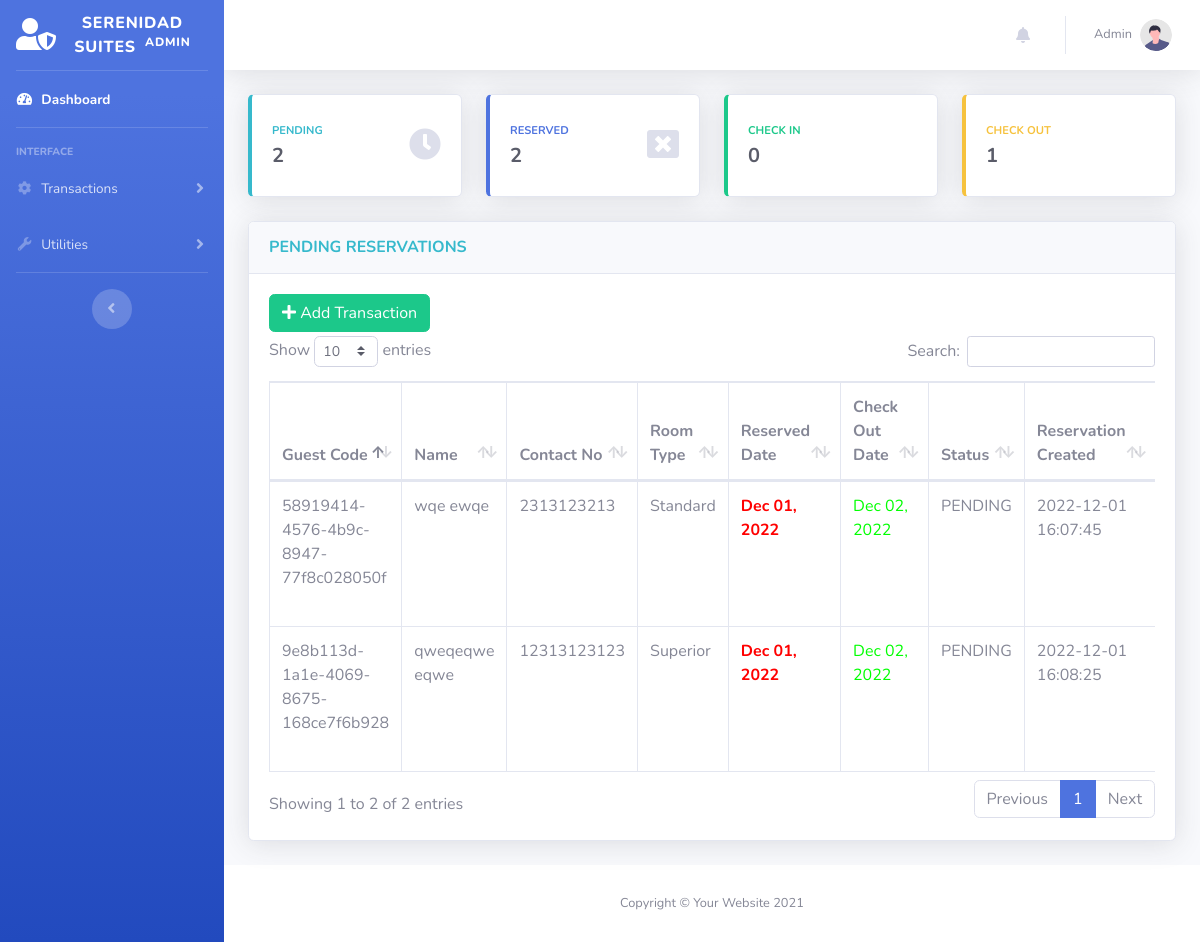
Before: /admin/index.php (signed in) with the older database file.
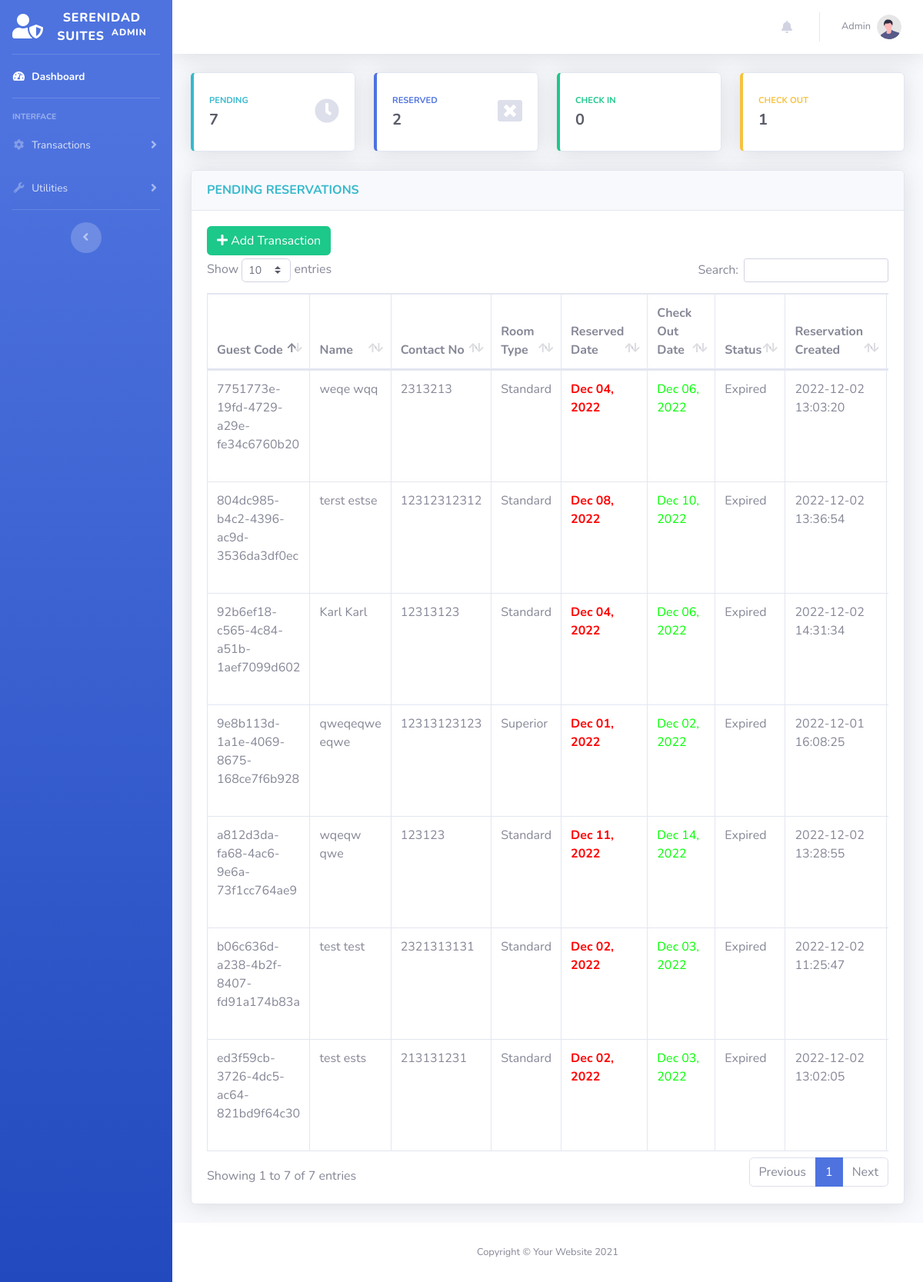
After: the same page with the newer database file.
### tables this page shows
CREATE TABLE `transactions` (
  `id` int(11) NOT NULL,
  `guest_id` int(11) NOT NULL,
  `room_id` int(11) NOT NULL,
  `room_no` int(11) DEFAULT NULL,
  `extra_bed` tinyint(4) NOT NULL DEFAULT '0',
  `status` varchar(50) DEFAULT NULL,
  `days` int(11) DEFAULT NULL,
  `checkin` varchar(50) DEFAULT NULL,
  `checkin_time` varchar(50) DEFAULT NULL,
  `checkout` varchar(50) DEFAULT NULL,
  `checkout_time` varchar(50) DEFAULT NULL,
  `bill` varchar(50) DEFAULT NULL,
  `balance` int(11) NOT NULL DEFAULT '0',
  `payment` int(11) NOT NULL DEFAULT '0',
  `is_payment_full` tinyint(4) NOT NULL DEFAULT '0',
  `payment_at` datetime DEFAULT NULL,
  `valid_until` varchar(50) DEFAULT NULL,
  `is_unread` tinyint(1) NOT NULL DEFAULT '1',
  `created_at` datetime DEFAULT NULL,
  `updated_at` datetime DEFAULT NULL
);

CREATE TABLE `guest` (
  `id` int(11) NOT NULL,
  `uuid` varchar(255) DEFAULT NULL,
  `firstname` varchar(50) NOT NULL,
  `middlename` varchar(30) NOT NULL,
  `lastname` varchar(40) NOT NULL,
  `address` varchar(191) DEFAULT NULL,
  `contactno` varchar(20) NOT NULL,
  `created_at` datetime DEFAULT NULL,
  `updated_at` datetime DEFAULT NULL
);

CREATE TABLE `room` (
  `id` int(11) NOT NULL,
  `room_type` varchar(50) NOT NULL,
  `price` varchar(11) NOT NULL,
  `photo` varchar(100) NOT NULL,
  `description` text,
  `created_at` datetime DEFAULT NULL,
  `updated_at` datetime DEFAULT NULL
);

### models/Model.php (called while the page is built, shortened)
<?php
class Model
{
    protected $host = "localhost";
    protected $database = "u905988427_db_hor";
    protected $username = "u905988427_root";
    protected $password = "SerenidadSuites2022";
    protected $pdo;
    protected $stmt;
    public function connect(){
        try {
            $this->pdo = new PDO("mysql:host={$this->host};dbname={$this->database};charset=utf8","{$this->username}","{$this->password}");
            $this->pdo->setAttribute(PDO::ATTR_ERRMODE, PDO::ERRMODE_EXCEPTION);
            $this->pdo->setAttribute(PDO::ATTR_DEFAULT_FETCH_MODE, PDO::FETCH_ASSOC);
        } catch (PDOException $e) {
            echo $e->getMessage();
        }
    }
    public function setQuery($qry){
        $this->qry = $qry;
        $this->stmt = $this->pdo->query($this->qry);
        return $this;
    }
    public function getAll(){
        try {
            return $this->stmt->fetchAll();
        } catch (PDOException $e) {
            return $e->getMessage();
        }
    }
    public function getFirst(){
        try {
            $data =  $this->stmt->fetch();
            return (object) $data;
        } catch (PDOException $e) {
            return $e->getMessage();
        }
    }
}

### admin/index.php (the view, shortened to what this page needs)
<?php
include('includes/header.php');
$connection = new \Transaction();
$pending = $connection->setQuery("SELECT
                                    A.*,
                                    B.uuid,
                                    B.firstname,
                                    B.middlename,
                                    B.lastname,
                                    B.address,
                                    B.contactno,
                                    C.room_type,
                                    C.price,
                                    C.photo
                                    FROM `transactions` as A
                                    LEFT JOIN `guest` as B
                                    ON A.guest_id = B.id
                                    LEFT JOIN `room` as C
                                    ON A.room_id = C.id
                                    WHERE A.status = 'Pending'
                                    OR A.status = 'Expired'
                                    ORDER BY A.created_at DESC
                                ")
                                ->getAll();
?>
<body id="page-top">
    <div id="wrapper">
        <?php include('includes/sidebar.php') ?>
        <div id="content-wrapper" class="d-flex flex-column">
            <div id="content">
                    <?php include('includes/topbar.php') ?>
                <div class="container-fluid">
                    <div class="row">
                        <?php include('includes/count-cards.php') ?>
                    </div>
                    <div class="card shadow mb-4">
                        <div class="card-header py-3">
                            <h6 class="m-0 font-weight-bold text-info">PENDING RESERVATIONS</h6>
                        </div>
                        <div class="card-body">
                            <div class="mb-1">
                                <a href="#" data-toggle="modal" data-target="#addModal">
                                    <button class="btn btn-success " data-toggle="tooltip" data-placement="top" title="Add">
                                        <i class="fas fa-plus"></i>
                                        Add Transaction
                                    </button>
                                </a>
                            </div>
                            <div class="table-responsive">
                                <table class="table table-bordered" id="dataTable" width="100%" cellspacing="0">
                                    <thead>
                                        <tr>
                                            <th>Guest Code</th>
                                            <th>Name</th>
                                            <th>Contact No</th>
                                            <th>Room Type</th>
                                            <th>Reserved Date</th>
                                            <th>Check Out Date</th>
                                            <th>Status</th>
                                            <th>Reservation Created</th>
                                        </tr>
                                    </thead>
                                    <tbody>
                                        <?php
                                            foreach ($pending as $key => $value) {
                                        ?>
                                            <tr>
                                                <td><?= $value['uuid']?></td>
                                                <td><?= $value['firstname']." ".$value['lastname']?></td>
                                                <td><?= $value['contactno']?></td>
                                                <td><?= $value['room_type']?></td>
                                                <td>
                                                    <strong>
                                                        <?= $value['checkin'] <= date("Y-m-d", strtotime("+8 HOURS"))
                                                            ?  "<label style = 'color:#ff0000;'>".date("M d, Y", strtotime($value['checkin']))."</label>"
                                                            :  "<label style = 'color:#00ff00;'>".date("M d, Y", strtotime($value['checkin']))."</label>"
                                                        ?>
                                                    </strong>
                                                </td>
                                                <td><?= "<label style = 'color:#00ff00;'>".date("M d, Y", strtotime($value['checkout']))."</label>";?></td>
                                                <td><?= $value['status']?></td>
                                                <td><?= $value['created_at']?></td>
                                            </tr>
                                        <?php
                                            }
                                        ?>
                                    </tbody>
                                </table>
                            </div>
                        </div>
                    </div>
                </div>
            </div>
            <?php include('includes/footer.php') ?>
        </div>
    </div>
</body>
</html>

### admin/includes/header.php (shortened to what this page needs)
<!DOCTYPE html>
<php lang="en">
<head>
    <link href="vendor/fontawesome-free/css/all.min.css" rel="stylesheet" type="text/css">
    <link href="css/sb-admin-2.min.css" rel="stylesheet">
    <link href="vendor/datatables/dataTables.bootstrap4.min.css" rel="stylesheet">
    <link rel="stylesheet" href="../vendor/datepicker/css/bootstrap-datepicker.min.css">
    <link rel="stylesheet" href="../vendor/datepicker/css/bootstrap-datepicker.standalone.min.css">
</head>

### admin/includes/sidebar.php (shortened to what this page needs)
<ul class="navbar-nav bg-gradient-primary sidebar sidebar-dark accordion" id="accordionSidebar">
    <a class="sidebar-brand d-flex align-items-center justify-content-center" href="index.php">
        <div class="sidebar-brand-icon ">
            <i class="fas fa-user-shield"></i>
        </div>
        <div class="sidebar-brand-text mx-3">Serenidad Suites <sup class="ml-1">Admin</sup></div>
    </a>
    <hr class="sidebar-divider my-0">
    <li class="nav-item active">
        <a class="nav-link" href="index.php">
            <i class="fas fa-fw fa-tachometer-alt"></i>
            <span>Dashboard</span></a>
    </li>
    <hr class="sidebar-divider">
    <div class="sidebar-heading">
        Interface
    </div>
    <li class="nav-item">
        <a class="nav-link collapsed" href="#" data-toggle="collapse" data-target="#collapseTwo"
            aria-expanded="true" aria-controls="collapseTwo">
            <i class="fas fa-fw fa-cog"></i>
            <span> Transactions </span>
        </a>
    </li>
    <li class="nav-item">
        <a class="nav-link collapsed" href="#" data-toggle="collapse" data-target="#collapseUtilities"
            aria-expanded="true" aria-controls="collapseUtilities">
            <i class="fas fa-fw fa-wrench"></i>
            <span>Utilities</span>
        </a>
    </li>
    <hr class="sidebar-divider d-none d-md-block">
    <div class="text-center d-none d-md-inline">
        <button class="rounded-circle border-0" id="sidebarToggle"></button>
    </div>
</ul>

### admin/includes/topbar.php (shortened to what this page needs)
<nav class="navbar navbar-expand navbar-light bg-white topbar mb-4 static-top shadow">
    <ul class="navbar-nav ml-auto">
        <li class="nav-item dropdown no-arrow mx-1" >
            <a class="nav-link dropdown-toggle" href="#" id="alertsDropdown" role="button"
                data-toggle="dropdown" aria-haspopup="true" aria-expanded="false" onlick="test">
                <i class="fas fa-bell fa-fw"></i>
            </a>
        </li>
        <li class="nav-item dropdown no-arrow">
            <a class="nav-link dropdown-toggle" href="#" id="userDropdown" role="button"
                data-toggle="dropdown" aria-haspopup="true" aria-expanded="false">
                <span class="mr-2 d-none d-lg-inline text-gray-600 small"><?= $_SESSION['login-username'] ?></span>
                <img class="img-profile rounded-circle"
                    src="img/undraw_profile.svg">
            </a>
        </li>
    </ul>
</nav>

### admin/includes/count-cards.php (shortened to what this page needs)
<?php
$connection = new Transaction();
$pendingCount = $connection->setQuery("SELECT Count(id) AS count FROM `transactions`   WHERE `status` LIKE 'Pending' OR `status` LIKE 'Expired'")->getFirst();
$reservedCount = $connection->setQuery("SELECT Count(id) AS count FROM `transactions`   WHERE `status` LIKE 'Reserved'")->getFirst();
$checkinCount = $connection->setQuery("SELECT Count(id) AS count FROM `transactions`   WHERE `status` LIKE 'Check In'")->getFirst();
$checkoutCount = $connection->setQuery("SELECT Count(id) AS count FROM `transactions`   WHERE `status` LIKE 'Check Out'")->getFirst();
?>
<div class="col-xl-3 col-md-6 mb-4 clickTo" onclick="window.location = 'index.php'">
    <div class="card border-left-info shadow h-100 py-2">
        <div class="card-body">
            <div class="row no-gutters align-items-center">
                <div class="col mr-2">
                    <div class="text-xs font-weight-bold text-info text-uppercase mb-1">
                        PENDING</div>
                    <div class="h5 mb-0 font-weight-bold text-gray-800"> <?= $pendingCount->count ?> </div>
                </div>
                <div class="col-auto">
                    <i class="fas fa-clock fa-2x text-gray-300"></i>
                </div>
            </div>
        </div>
    </div>
</div>
<div class="col-xl-3 col-md-6 mb-4 clickTo" onclick="window.location = 'reservation-reserved.php'">
    <div class="card border-left-primary shadow h-100 py-2">
        <div class="card-body">
            <div class="row no-gutters align-items-center">
                <div class="col mr-2">
                    <div class="text-xs font-weight-bold text-primary text-uppercase mb-1">
                        RESERVED</div>
                    <div class="h5 mb-0 font-weight-bold text-gray-800"> <?= $reservedCount->count ?> </div>
                </div>
                <div class="col-auto">
                    <i class="fas fa-window-close fa-2x text-gray-300"></i>
                </div>
            </div>
        </div>
    </div>
</div>
<div class="col-xl-3 col-md-6 mb-4 clickTo" onclick="window.location = 'reservation-checkin.php'">
    <div class="card border-left-success shadow h-100 py-2">
        <div class="card-body">
            <div class="row no-gutters align-items-center">
                <div class="col mr-2">
                    <div class="text-xs font-weight-bold text-success text-uppercase mb-1">
                        CHECK IN</div>
                    <div class="h5 mb-0 font-weight-bold text-gray-800"> <?= $checkinCount->count ?> </div>
                </div>
            </div>
        </div>
    </div>
</div>
<div class="col-xl-3 col-md-6 mb-4 clickTo" onclick="window.location = 'reservation-checkout.php'">
    <div class="card border-left-warning shadow h-100 py-2">
        <div class="card-body">
            <div class="row no-gutters align-items-center">
                <div class="col mr-2">
                    <div class="text-xs font-weight-bold text-warning text-uppercase mb-1">
                        CHECK OUT</div>
                    <div class="h5 mb-0 font-weight-bold text-gray-800"> <?= $checkoutCount->count ?> </div>
                </div>
            </div>
        </div>
    </div>
</div>

### admin/includes/footer.php
<footer class="sticky-footer bg-white">
    <div class="container my-auto">
        <div class="copyright text-center my-auto">
            <span>Copyright &copy; Your Website 2021</span>
        </div>
    </div>
</footer>

### admin/includes/count-cards.php (style rules this page uses)
.clickTo { cursor: pointer; }

Changed rows visible on the page:
removed transactions: guest.uuid "58919414-4576-4b9c-8947-77f8c028050f", guest.firstname "wqe", guest.lastname "ewqe", guest.contactno "2313123213", room.room_type "Standard", checkin "Dec 01, 2022", checkout "Dec 02, 2022", status "PENDING", created_at "2022-12-01 16:07:45"
added transactions: guest.uuid "92b6ef18-c565-4c84-a51b-1aef7099d602", guest.firstname "Karl", guest.lastname "Karl", guest.contactno "12313123", room.room_type "Standard", checkin "Dec 04, 2022", checkout "Dec 06, 2022", status "Expired", created_at "2022-12-02 14:31:34"
added transactions: guest.uuid "804dc985-b4c2-4396-ac9d-3536da3df0ec", guest.firstname "terst", guest.lastname "estse", guest.contactno "12312312312", room.room_type "Standard", checkin "Dec 08, 2022", checkout "Dec 10, 2022", status "Expired", created_at "2022-12-02 13:36:54"
added transactions: guest.uuid "a812d3da-fa68-4ac6-9e6a-73f1cc764ae9", guest.firstname "wqeqw", guest.lastname "qwe", guest.contactno "123123", room.room_type "Standard", checkin "Dec 11, 2022", checkout "Dec 14, 2022", status "Expired", created_at "2022-12-02 13:28:55"
added transactions: guest.uuid "7751773e-19fd-4729-a29e-fe34c6760b20", guest.firstname "weqe", guest.lastname "wqq", guest.contactno "2313213", room.room_type "Standard", checkin "Dec 04, 2022", checkout "Dec 06, 2022", status "Expired", created_at "2022-12-02 13:03:20"
added transactions: guest.uuid "ed3f59cb-3726-4dc5-ac64-821bd9f64c30", guest.firstname "test", guest.lastname "ests", guest.contactno "213131231", room.room_type "Standard", checkin "Dec 02, 2022", checkout "Dec 03, 2022", status "Expired", created_at "2022-12-02 13:02:05"
added transactions: guest.uuid "b06c636d-a238-4b2f-8407-fd91a174b83a", guest.firstname "test", guest.lastname "test", guest.contactno "2321313131", room.room_type "Standard", checkin "Dec 02, 2022", checkout "Dec 03, 2022", status "Expired", created_at "2022-12-02 11:25:47"
changed transactions "Dec 01, 2022": status "PENDING" → "Expired"
Other visible differences:
$pendingCount->count: "2" → "7"
text written by a page script: "Show entries Search: Showing 1 to 2 of 2 entries Previous 1 Next" → "Show entries Search: Showing 1 to 7 of 7 entries Previous 1 Next"
